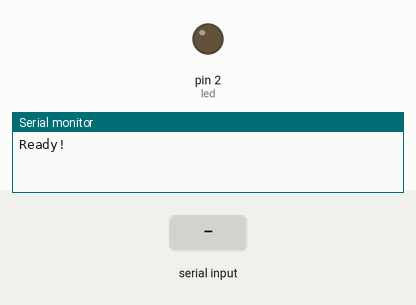
Recording of a sketch running on a simulated Arduino Uno, built with avr-gcc and run on an emulated ATmega328P. Shown: output pins drawn as LEDs (lit = HIGH), the last lines printed to the serial monitor. The inputs (shaded band) are chosen by the test bench.

Above: at 1.2 s.
1.3 s: "1\n" received over Serial
At 2.1 s:
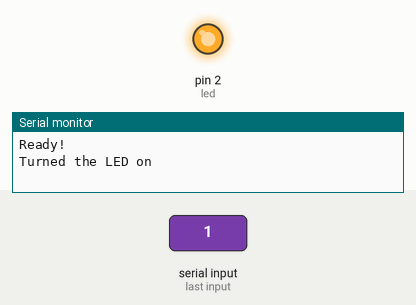
4.0 s: "2\n" received over Serial
Timing chart, 0 to 7.0 s (numbered marks = the images above; inputs shaded):
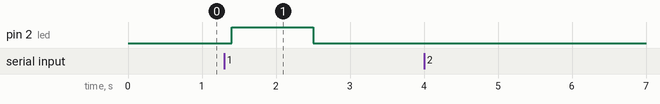

Measured:
- after the input at 1.3 s, pin 2 (led): LOW → HIGH after 0.10 s, → LOW 1.1 s later

The sketch:

WaltherKraamPrax3_2_UART_ino.ino
```cpp
char dataString[50] = {0};
int led = 2;
int incommingByte = 0;
int blinkStatus = 0;
int ledStatus = 0;
void setup() {
  Serial.begin(9600);
  pinMode(led, OUTPUT);
  Serial.println("Ready!");
}


void loop() {

  if(Serial.available()>0){
    incommingByte = Serial.parseInt();
    if (incommingByte == 1) {
      ledStatus = 1;
      Serial.println("Turned the LED on");
    } else if(incommingByte == 0){
      ledStatus = 0;
      Serial.println("Turned the LED off");
    } else if(incommingByte == 2){
      Serial.print("Led is currently ");
      if (ledStatus == 0){
        Serial.println("off");
      } else if (ledStatus == 1) {
        Serial.println("on");
      }
    }
  }
  digitalWrite(led, ledStatus);
  delay(100);
}
```
